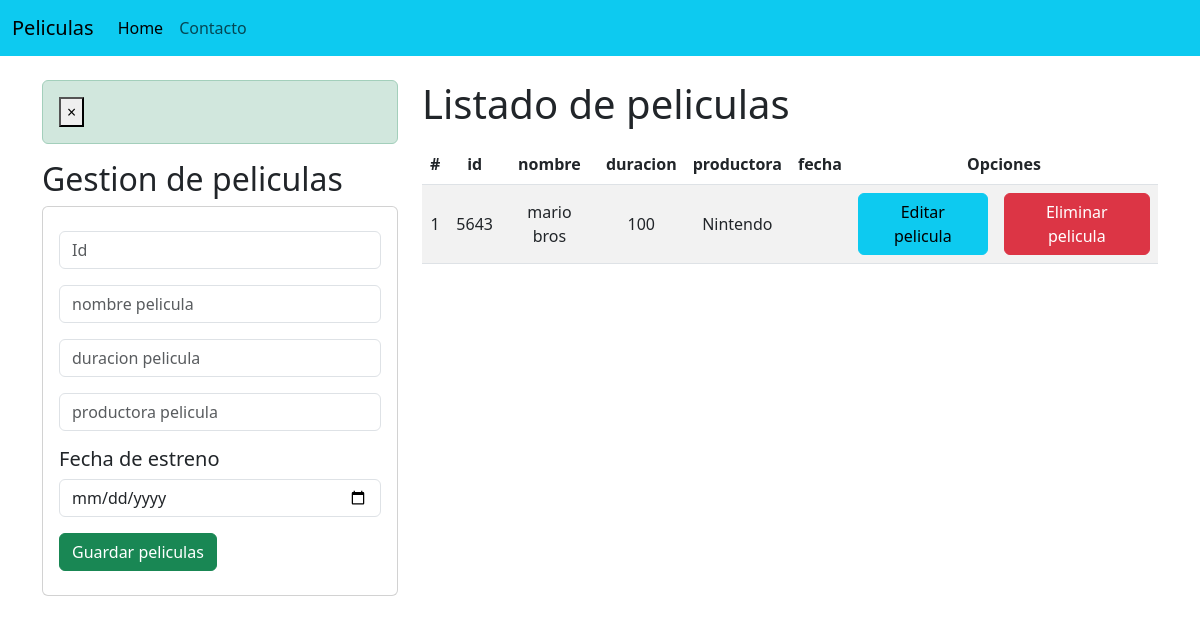
The page / on the database its author committed.
### peliculas/models.py (models this page shows, shortened)
class Pelicula(models.Model):
    id=models.CharField(primary_key=True, max_length=4)
    nombre=models.CharField(max_length=60)
    duracion=models.CharField(max_length=3)
    productora=models.CharField(max_length=100)
    fecha_estreno=models.DateField()

### peliculas/views.py (the view)
# urls.py: 2. Add a URL to urlpatterns:  path('', views.home, name='home')
def home(request):
    peliculas = Pelicula.objects.all()
    messages.success(request, 'peliculas listadas')
    return render(request, "gestionpeliculas.html", {"peliculas":peliculas})

### peliculas/templates/gestionpeliculas.html (shortened to what this page needs)
{% extends "./base.html" %}
{% block body %}
<div class="row">
    <div class="col-sm-12 col-md-6 col-lg-4 col-xl-4">
        {% if messages %}
        {% for messages in messages %}
        <div class="alert alert-dismissible alert-success">
            <button type="button" class="close" data-dismiss="alert">&times;</button>
        </div>
        {% endfor %}
        {% endif %}
    <h2>Gestion de peliculas</h2>
        <div class="card">
            <div class="card-body">
                <form action="registrarPelicula/" method="POST">{% csrf_token %}
                    <div class="form-group py-2">
                        <input type="text" id="txtId" name="txtId" class="form-control"
                        placeholder="Id" minlength="4" maxlength="4" required>
                    </div>
                    <div class="form-group py-2">
                        <input type="text" id="txtNombre" name="txtNombre" class="form-control"
                        placeholder="nombre pelicula" maxlength="60" required>
                    </div>
                    <div class="form-group py-2">
                        <input type="number" id="txtDuracion" name="txtDuracion" class="form-control"
                        placeholder="duracion pelicula" minlength="3" maxlength="3" required>
                    </div>
                    <div class="form-group py-2">
                        <input type="text" id="txtProductora" name="txtProductora" class="form-control"
                        placeholder="productora pelicula" maxlength="100" required>
                    </div>
                    <div class="form-group py-2">
                        <h5>Fecha de estreno</h5>
                        <input type="date" id="txtFecha" name="txtFecha" class="form-control">
                    </div>
                    <div class="form-group py-2">
                        <button type="submit" class="btn btn-success btn-block text-white">Guardar peliculas</button>
                    </div>
                </form>
            </div>
        </div>
    </div>
    <div class="col-sm-12 col-md-6 col-lg-8 col-xl-8">
        <h1>Listado de peliculas</h1>
        <div class="table-responsive py-2">
            <table class="table table-striped">
                <thead>
                    <tr>
                        <th>#</th>
                        <th>id</th>
                        <th>nombre</th>
                        <th>duracion</th>
                        <th>productora</th>
                        <th>fecha</th>
                        <th colspan="2">Opciones</th>
                    </tr>
                </thead>
                <tbody>
                    {% for p in peliculas %}
                    <tr>
                        <td>{{forloop.counter}}</td>
                        <td>{{p.id}}</td>
                        <td>{{p.nombre}}</td>
                        <td>{{p.duracion}}</td>
                        <td>{{p.productora}}</td>
                        <td>{{p.fecha}}</td>
                        <td><a href="edicionPelicula/{{p.id}}" class="btn btn-info">Editar pelicula</a></td>
                        <td><a href="eliminarPelicula/{{p.id}}" class="btn btn-danger btnEliminacion">Eliminar pelicula</a></td>
                    </tr>
                    {% endfor %}
                </tbody>
            </table>
        </div>
    </div>
</div>
{% endblock %}

### peliculas/static/css/gestionPeliculas.css (style rules this page uses)
th, td { text-align: center; vertical-align: middle; }

### rows shown on the page
Pelicula: id "5643", nombre "mario bros", duracion "100", productora "Nintendo"
